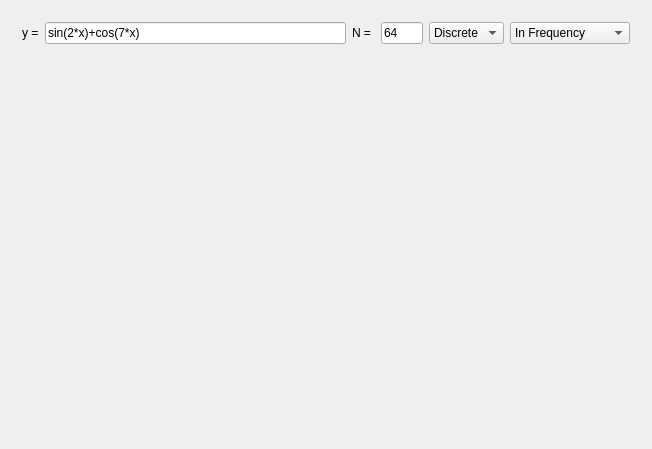
<?xml version="1.0" encoding="UTF-8"?>
<ui version="4.0">
 <class>MainWindow</class>
 <widget class="QMainWindow" name="MainWindow">
  <property name="geometry">
   <rect>
    <x>0</x>
    <y>0</y>
    <width>652</width>
    <height>449</height>
   </rect>
  </property>
  <property name="windowTitle">
   <string>Fourier Transform</string>
  </property>
  <widget class="QWidget" name="centralWidget">
   <layout class="QGridLayout" name="gridLayout" rowstretch="0,40,40">
    <item row="1" column="0">
     <widget class="QCustomPlot" name="sourceGraph" native="true"/>
    </item>
    <item row="0" column="0" colspan="2">
     <widget class="QWidget" name="widget" native="true">
      <layout class="QHBoxLayout" name="horizontalLayout" stretch="0,50,0,7,0,20">
       <item>
        <widget class="QLabel" name="label">
         <property name="text">
          <string>y =</string>
         </property>
        </widget>
       </item>
       <item>
        <widget class="QLineEdit" name="equationText">
         <property name="text">
          <string>sin(2*x)+cos(7*x)</string>
         </property>
        </widget>
       </item>
       <item>
        <widget class="QLabel" name="label_2">
         <property name="text">
          <string>N = </string>
         </property>
        </widget>
       </item>
       <item>
        <widget class="QLineEdit" name="sampleSizeText">
         <property name="text">
          <string>64</string>
         </property>
        </widget>
       </item>
       <item>
        <widget class="QComboBox" name="comboBox">
         <item>
          <property name="text">
           <string>Discrete</string>
          </property>
         </item>
         <item>
          <property name="text">
           <string>Fast</string>
          </property>
         </item>
        </widget>
       </item>
       <item>
        <widget class="QComboBox" name="comboBox_2">
         <item>
          <property name="text">
           <string>In Frequency</string>
          </property>
         </item>
         <item>
          <property name="text">
           <string>In Time</string>
          </property>
         </item>
        </widget>
       </item>
      </layout>
     </widget>
    </item>
    <item row="2" column="1">
     <widget class="QCustomPlot" name="phaseGraph" native="true"/>
    </item>
    <item row="2" column="0">
     <widget class="QCustomPlot" name="resultGraph" native="true"/>
    </item>
    <item row="1" column="1">
     <widget class="QCustomPlot" name="amplitudeGraph" native="true"/>
    </item>
   </layout>
  </widget>
 </widget>
 <layoutdefault spacing="6" margin="11"/>
 <customwidgets>
  <customwidget>
   <class>QCustomPlot</class>
   <extends>QWidget</extends>
   <header>qcustomplot.h</header>
   <container>1</container>
  </customwidget>
 </customwidgets>
 <resources/>
 <connections/>
</ui>
